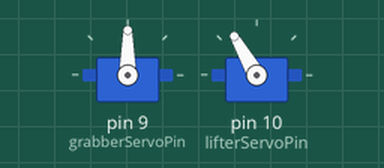
This sketch was run on a simulated Arduino Uno, built with avr-gcc and run on an emulated ATmega328P. Parts: 2 × servo.

Above: at 0.1 s.
At 9.2 s:
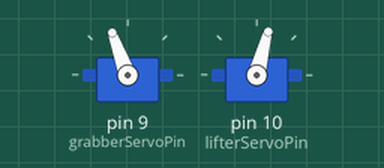
At 22.4 s:
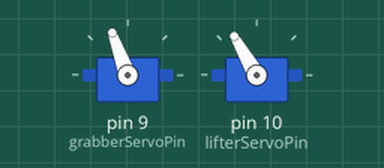
At 37.7 s:
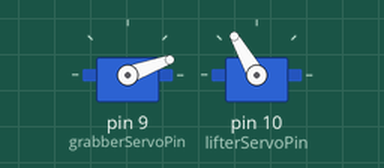
Timing chart, 0 to 40.0 s (numbered marks = the images above):
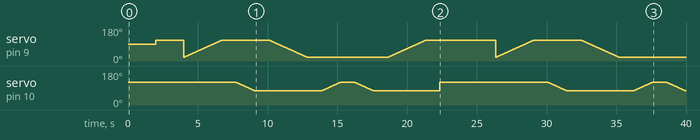

The sketch:

Servo-mechanism-test.ino
```cpp
#include <Servo.h>

Servo grabberServo;
Servo lifterServo;

int grabberServoPin = 9;
int lifterServoPin =10;
int pos = 0;

void setup() {
  grabberServo.attach(grabberServoPin);
  lifterServo.attach(lifterServoPin);
  Serial.begin(9600);
}

void openGrabber(){
  for (pos =20; pos <= 110; pos += 1) {
    grabberServo.write(pos);
      delay(30);
  }
}

void closeGrabber(){
  for (pos = 110; pos >= 20; pos -= 1) {
    grabberServo.write(pos);
    delay(30);
  }
}

void ascendLifter(){
  for (pos = 75; pos <= 120; pos += 1) { // goes from 0 degrees to 180 degrees
    // in steps of 1 degree
    lifterServo.write(pos);              // tell servo to go to position in variable 'pos'
      delay(30);                       // waits 15ms for the servo to reach the position
  }
}

void descendLifter(){
  for (pos = 120; pos >= 75; pos -= 1) { // goes from 180 degrees to 0 degrees
    lifterServo.write(pos);              // tell servo to go to position in variable 'pos'
    delay(30);                       // waits 15ms for the servo to reach the position
  }
}

void loop() {
  lifterServo.write(120);
  delay(2000);
  grabberServo.write(110);
  delay(2000);
  openGrabber();
  delay(1000);
  descendLifter();
  delay(1000);
  closeGrabber();
  delay(1000);
  ascendLifter();
  delay(1000);
  descendLifter();
  delay(1000);
  openGrabber();
  delay(1000);
}
```
